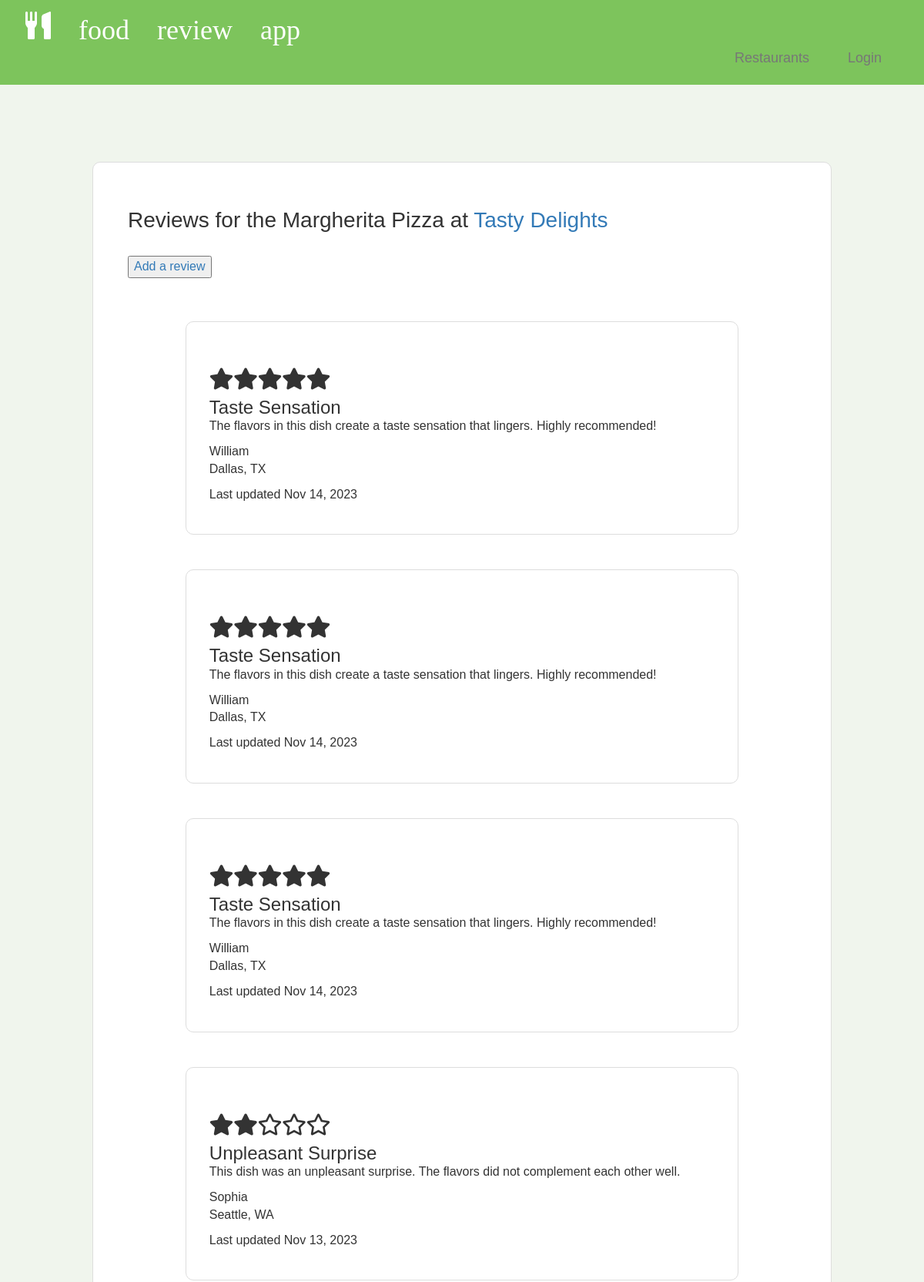
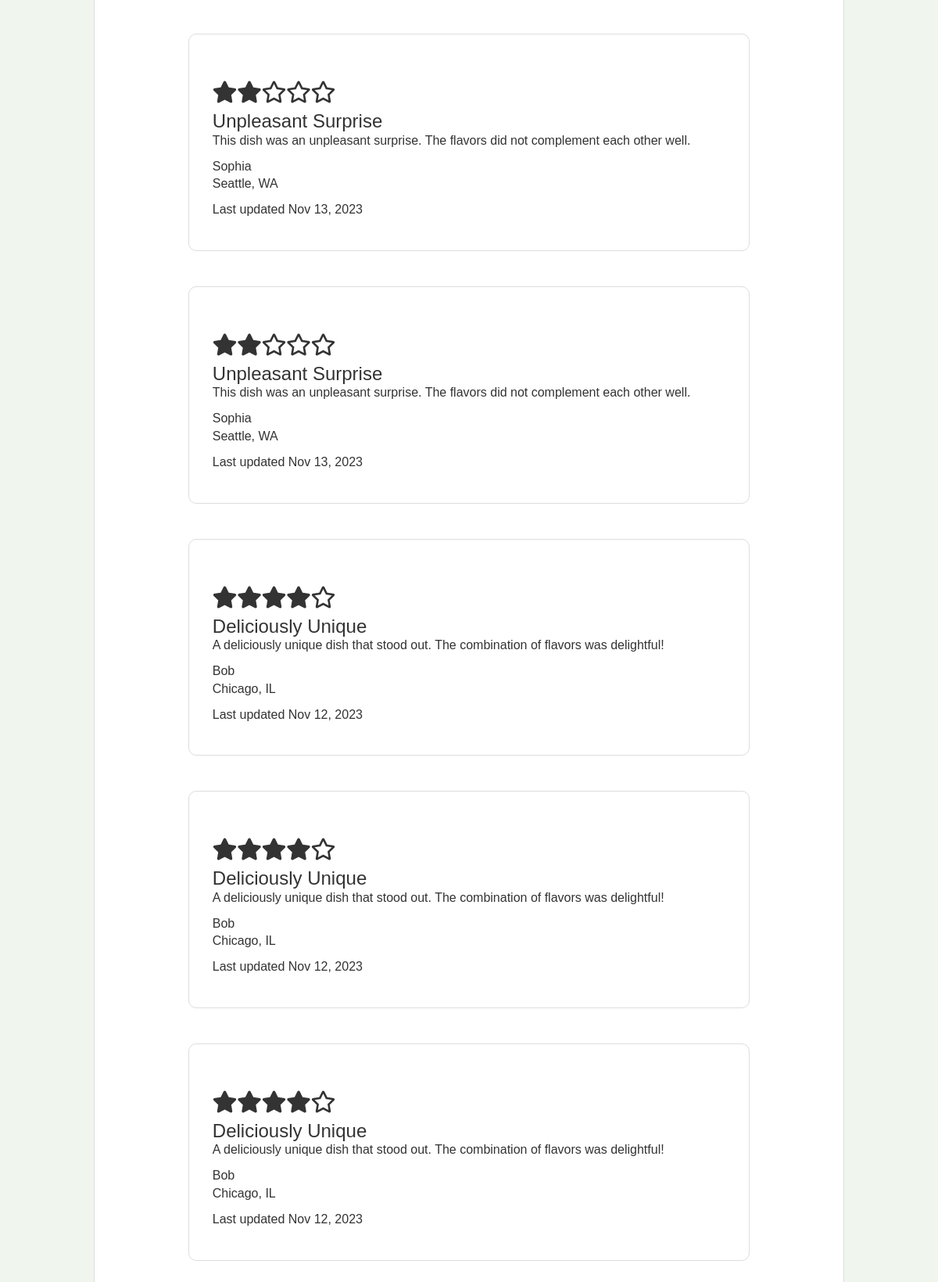
/reviews/review-list.php?food_item=1, run on an earlier commit of the app's database (2 pictures, top to bottom).
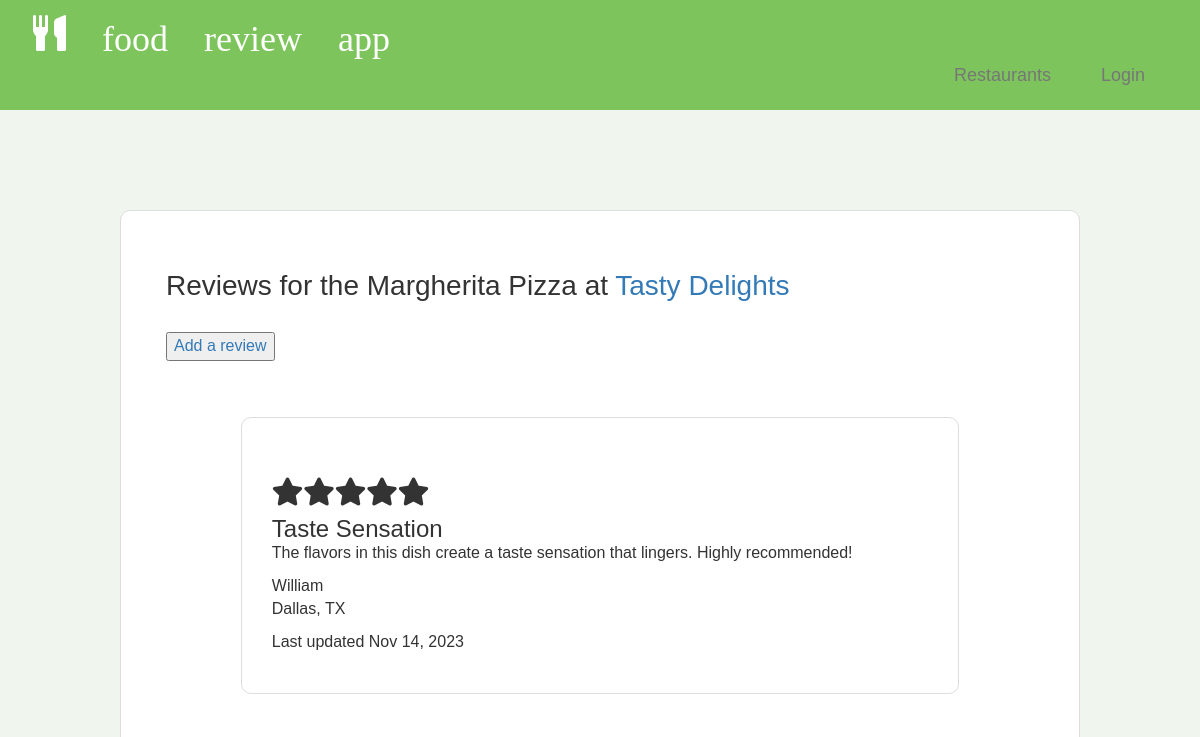
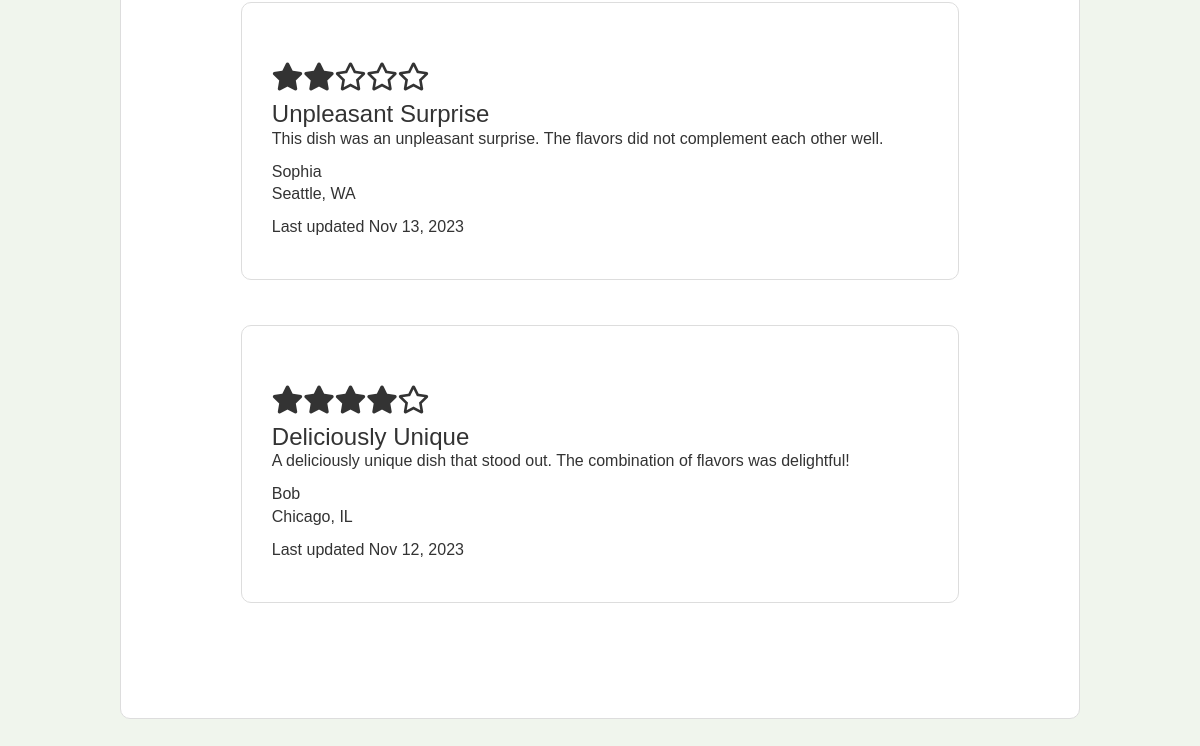
And on a later commit of the database (2 pictures, top to bottom).
### tables this page shows
CREATE TABLE `review` (
  `review_id` int(11) NOT NULL,
  `food_item_id` int(11) NOT NULL,
  `member_id` int(11) NOT NULL,
  `title` varchar(255) NOT NULL,
  `description` text,
  `rating` int(11) NOT NULL,
  `date` date NOT NULL
);

CREATE TABLE `member` (
  `member_id` int(11) NOT NULL,
  `first_name` varchar(255) NOT NULL,
  `last_name` varchar(255) NOT NULL,
  `city` varchar(255) NOT NULL,
  `state` varchar(255) NOT NULL,
  `user_id` int(11) NOT NULL
);

### reviews/review-list.php (the view, shortened to what this page needs)
<html>
	<head>
<?php
require_once "../style/header.php";
require_once "../functions/star_rating.php";
require_once "../usermanagement/User.php";
if(isset($_GET['food_item']))	{
	$food_item_id = $_GET['food_item'];
	$conn = new mysqli($hn, $un, $pw, $db);
	$query = "
		select
			f.name as food_item_name,
			r.name as restaurant_name,
			f.restaurant_id
		from food_item as f
		left join restaurant as r
			on f.restaurant_id = r.restaurant_id
		where food_item_id='$food_item_id';
	";
	$result = $conn->query($query);
	$food_item = $result->fetch_array(MYSQLI_ASSOC);
	echo <<<_END
		<div class='card'>
		<div class='container-fluid'>
			<div class='row'>
				<div class="col-sm-12">
					<h2 style='text-align:left'>Reviews for the $food_item[food_item_name] at <a href='../food/food-view.php?restaurant=$food_item[restaurant_id]'>$food_item[restaurant_name]</a></h2><br>
				</div>
			</div>
			<div class='row'>
				<div class='col-sm-12'>
					<a href='review-add.php?food_item=$food_item_id'><button>Add a review</button></a>
				</div>
				<br><br>
			</div>
		</div>
	_END;
	$query = "
		select
		r.*,
		m.user_id,
		m.first_name,
		m.last_name,
		m.city,
		m.state
		from review as r
		left join member as m
			on r.member_id = m.member_id
		where food_item_id='$food_item_id'
		order by date desc;
	";
	$result = $conn->query($query);
	$rows = $result->num_rows;
	if($rows>0)	{
		for ($i=0; $i<$rows; $i++)	{
			$review = $result->fetch_array(MYSQLI_ASSOC);
			$review_date = new DateTime($review['date']);
			$review_date = $review_date->format("M j, Y");
			echo <<<_END
				<div class='container-fluid review-card'>
					<div class='row'>
						<div class='col-sm-12'>
			_END;
			echo '<h2 style="text-align:left">'.displayStarRating($review['rating']).'</h2>';
			if(isset($_SESSION['user'])){
				$user = $_SESSION['user'];
				$user_id = $user->user_id;
				$user_roles = $user->getRoles();
				if($user_id == $review['user_id']){
					echo <<<_END
									<h3>$review[title]</h3>
									<p>$review[description]</p>
								</div>
							</div>
							<div class='row'>
								<div class='col-sm-12'>
									<p>$review[first_name]<br>
									$review[city], $review[state]<br></p>
								</div>
							</div>
							<div class='row'>
								<div class='col-sm-8'>
									<p>Last updated $review_date</p>
								</div>
								<div class='col-sm-4'>
									<p><a href='review-update.php?review=$review[review_id]'>Update</a>
									<a href='review-delete.php?food_item=$food_item_id&review=$review[review_id]'>Delete</a></p>
								</div>
							</div>
						</div>
					_END;
				} else if($user_roles[0] == 'admin'){
					echo <<<_END
									<h3>$review[title]</h3>
									<p>$review[description]</p>
								</div>
							</div>
							<div class='row'>
								<div class='col-sm-12'>
									<p>$review[first_name]<br>
									$review[city], $review[state]<br></p>
								</div>
							</div>
							<div class='row'>
								<div class='col-sm-8'>
									<p>Last updated $review_date</p>
								</div>
								<div class='col-sm-4'>
									<p>
									<a href='review-delete.php?food_item=$food_item_id&review=$review[review_id]'>Delete</a></p>
								</div>
							</div>
						</div>
					_END;
				} else {
					echo <<<_END
									<h3>$review[title]</h3>
									<p>$review[description]</p>
								</div>
							</div>
							<div class='row'>
								<div class='col-sm-12'>
									<p>$review[first_name]<br>
									$review[city], $review[state]<br></p>
								</div>
							</div>
							<div class='row'>
								<div class='col-sm-6'>
									<p>Last updated $review_date</p>
								</div>
							</div>
						</div>
					_END;
				}
			} else {
				echo <<<_END
								<h3>$review[title]</h3>
								<p>$review[description]</p>
							</div>
						</div>
						<div class='row'>
								<div class='col-sm-12'>
									<p>$review[first_name]<br>
									$review[city], $review[state]<br></p>
								</div>
							</div>
							<div class='row'>
								<div class='col-sm-6'>
									<p>Last updated $review_date</p>
								</div>
							</div>
					</div>
				_END;
			}
		}
	}
}
?>
	<br><br>
	</body>
</html>

### style/header.php (shortened to what this page needs)
<html>
	<head>
		<link rel="stylesheet" href="https://maxcdn.bootstrapcdn.com/bootstrap/3.3.7/css/bootstrap.min.css">
		<link rel="stylesheet" href="../style/style.css">
	</head>
	<body>
		<nav class="navbar navbar-default">
		  <div class="container">
			<div class="navbar-header">
			   <a class="navbar-brand" href="../home/home-page.php"><span class="glyphicon glyphicon-cutlery logo"> food review app<br></span></a>
			</div>
			<br><br>
			<div class="collapse navbar-collapse">
			  <ul class="nav navbar-nav navbar-right">
				<li><a href="../restaurants/restaurant-list.php">Restaurants</a></li>
<?php
if(isset($_SESSION['user'])) {
	echo "<li><a href='../usermanagement/account-details.php'>My Account</a></li>";
	echo "<li><a href='../usermanagement/account-logout.php'>Logout</a></li>";
} else {
	echo "<li><a href='../usermanagement/account-login.php'>Login</a></li>";
}
?>
			  </ul>
			</div>
		  </div>
		</nav>
		<br><br>
	</body>
</html>

### functions/star_rating.php
<html>
	<head>
		<link rel="stylesheet" href="https://cdnjs.cloudflare.com/ajax/libs/font-awesome/5.15.3/css/all.min.css">
	</head>
	<body>
	</body>
</html>
<?php
function displayStarRating($rating) {
    $stars = "";
    for ($i = 1; $i <= 5; $i++) {
        if ($i <= $rating) {
            $stars .= '<i class="fas fa-star"></i>';
        } else {
            $stars .= '<i class="far fa-star"></i>';
        }
    }
    return $stars;
}
?>

### style/style.css (style rules this page uses)
body { font-family: 'Helvetica', sans-serif; background-color: #f0f5ed; }
h1, h2 { text-align: center; margin-top: 30px; font-size: 28px; color: #333; }
.navbar { background-color: #7dc45c; border: 0; border-radius: 0; margin-bottom: 0; }
.navbar a { color: #fff; font-size: 18px; text-align: center; }
.navbar .logo { color: #fff; font-size: 36px; margin-right: 10px; float: left; }
.navbar .navbar-nav li { padding: 10px; color: #fff; }
.card { border: 1px solid #ddd; border-radius: 10px; padding: 30px; text-align: left; background-color: #ffffff; margin-left: 10%; margin-right: 10%; margin-top: 5%; margin-bottom: 5%; }
.card h1, h2 { text-align: left; margin-top: 30px; font-size: 28px; color: #333; }
.card h3 { font-size: 24px; margin: 0; color: #hhh; }
.card p { font-size: 16px; color: #333; }
.review-card { border: 1px solid #ddd; border-radius: 10px; padding: 30px; text-align: left; background-color: #ffffff; margin-left: 10%; margin-right: 10%; margin-top: 5%; margin-bottom: 5%; }
button { font-size: 16px; }

What changed in the data, as far as the page shows it:
removed review: rating 5 (drawn), title "Taste Sensation", description "The flavors in this dish create a taste sensation that lingers. Highly recommended!", member.first_name "William", member.city "Dallas", member.state "TX", date "Nov 14, 2023"
removed review: rating 5 (drawn), title "Taste Sensation", description "The flavors in this dish create a taste sensation that lingers. Highly recommended!", member.first_name "William", member.city "Dallas", member.state "TX", date "Nov 14, 2023"
removed review: rating 2 (drawn), title "Unpleasant Surprise", description "This dish was an unpleasant surprise. The flavors did not complement each other well.", member.first_name "Sophia", member.city "Seattle", member.state "WA", date "Nov 13, 2023"
removed review: rating 2 (drawn), title "Unpleasant Surprise", description "This dish was an unpleasant surprise. The flavors did not complement each other well.", member.first_name "Sophia", member.city "Seattle", member.state "WA", date "Nov 13, 2023"
removed review: rating 4 (drawn), title "Deliciously Unique", description "A deliciously unique dish that stood out. The combination of flavors was delightful!", member.first_name "Bob", member.city "Chicago", member.state "IL", date "Nov 12, 2023"
removed review: rating 4 (drawn), title "Deliciously Unique", description "A deliciously unique dish that stood out. The combination of flavors was delightful!", member.first_name "Bob", member.city "Chicago", member.state "IL", date "Nov 12, 2023"
